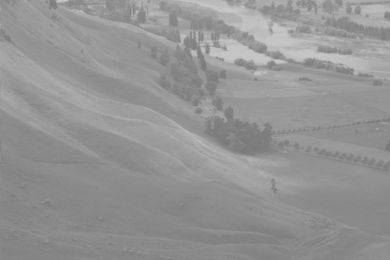
#> input picture 1.jpg, 390 x 260 px
$ python 'Histogram Contrast.py'
#> lines starting #> are read from the running program, lines starting #| are printed output that depends on the picture
"""
Histogram Contrast Testing for OpenCV
Using histogram method to draw a histogram diagram for a greyscale image.
@author: 李天明
Date: 2022/03/21
"""
import cv2
import numpy as np
import matplotlib.pyplot as plt

# 初始化直方圖統計陣列
Histogram = []
Histogram_new = []
for i in range(256):
    Histogram.append(0)
    Histogram_new.append(0)

# 設定 x 軸範圍
x = np.arange(0, 256, 1)

# 讀取影像 [cite: 86]
picName = input('picture name is: ') # 例如: ABC.jpg
#> the answer given: 1.jpg
image = cv2.imread(picName, -1)
#> image is the input picture: shape (260, 390, 3); min 116, max 206, mean 148
cv2.imshow('original image', image)
cv2.waitKey(0)

# 獲取影像尺寸
high = image.shape[0]
#> high = 260
width = image.shape[1]
#> width = 390

# 讀取灰階影像進行處理
greyimage = cv2.imread(picName, 0)
#> greyimage: shape (260, 390); min 116, max 206, mean 148
cv2.imshow('grey image', greyimage)
cv2.waitKey(0)

# 統計原始直方圖
for i in range(high):
    for j in range(width):
        grey = greyimage[i, j]
        Histogram[grey] += 1
#> after the loop, Histogram = 256 values, max 4670 at index 138, min 0 at index 0, mean 396.1

# 找出最小及最大像素值
first = 0
min_pixel = 0
max_pixel = 255
for i in range(256):
    if (Histogram[i] != 0):
        if first == 0:
            min_pixel = i
            first = 1
        max_pixel = i
#> after the loop, first = 1; min_pixel = 116

print("minimum pixel=", min_pixel)
#| minimum pixel= 116
print("maximum pixel=", max_pixel)

# 顯示原始直方圖
plt.bar(x, Histogram, color='red')
plt.title("Before")
plt.xlabel('pixel value')
plt.ylabel('Frequency')
plt.show()
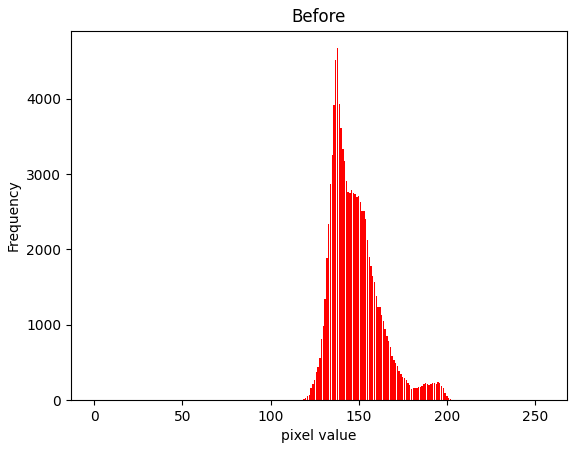
#> figure drawn by matplotlib, 1 panel; tallest bar 4670 high, from x = 137.6 to 138.4

# 直方圖拉伸處理
for i in range(high):
    for j in range(width):
        # 公式: Pout = (Pin - min) * (255 / (max - min))
        temp = (greyimage[i, j] - min_pixel) * (255 / (max_pixel - min_pixel))
        greyimage[i, j] = np.clip(temp, 0, 255)
        new_grey = greyimage[i, j]
        Histogram_new[new_grey] += 1
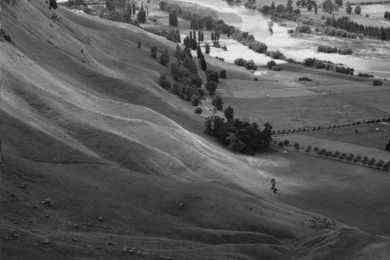
#> greyimage: shape (260, 390); min 0, max 255, mean 90.2
#> after the loop, Histogram_new = 256 values, max 4670 at index 62, min 0 at index 1, mean 396.1

# 顯示調整後的直方圖與影像
plt.bar(x, Histogram_new, color='blue')
plt.title("After")
plt.xlabel('pixel value')
plt.ylabel('Frequency')
plt.show()
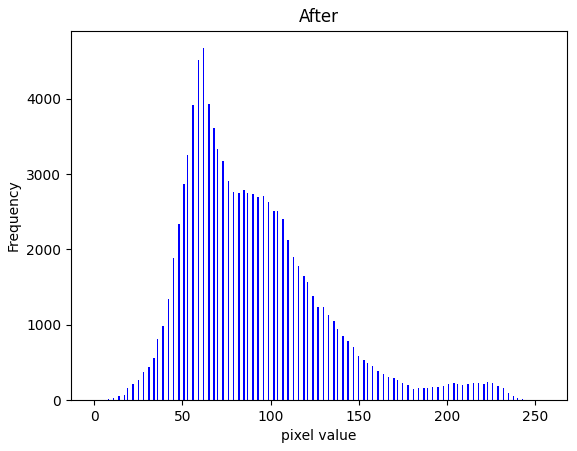
#> figure drawn by matplotlib, 1 panel; tallest bar 4670 high, from x = 61.6 to 62.4

cv2.imshow('Contrast image', greyimage)
cv2.waitKey(0)
print("press enter to close windows")
cv2.destroyAllWindows()
